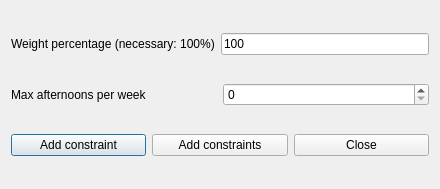
<?xml version="1.0" encoding="UTF-8"?>
<ui version="4.0">
 <class>AddConstraintTeachersMaxAfternoonsPerWeekForm_template</class>
 <widget class="QDialog" name="AddConstraintTeachersMaxAfternoonsPerWeekForm_template">
  <property name="geometry">
   <rect>
    <x>0</x>
    <y>0</y>
    <width>440</width>
    <height>189</height>
   </rect>
  </property>
  <property name="windowTitle">
   <string extracomment="This is the title of the dialog to add a new constraint of this type">Add teachers max afternoons per week</string>
  </property>
  <layout class="QGridLayout" name="gridLayout">
   <item row="0" column="0">
    <layout class="QHBoxLayout" name="horizontalLayout">
     <item>
      <widget class="QLabel" name="weightTextLabel">
       <property name="frameShape">
        <enum>QFrame::NoFrame</enum>
       </property>
       <property name="frameShadow">
        <enum>QFrame::Plain</enum>
       </property>
       <property name="text">
        <string>Weight percentage (necessary: 100%)</string>
       </property>
       <property name="wordWrap">
        <bool>false</bool>
       </property>
      </widget>
     </item>
     <item>
      <widget class="QLineEdit" name="weightLineEdit">
       <property name="text">
        <string notr="true">100</string>
       </property>
      </widget>
     </item>
    </layout>
   </item>
   <item row="1" column="0">
    <layout class="QHBoxLayout" name="horizontalLayout_2">
     <item>
      <widget class="QLabel" name="maxAfternoonsTextLabel">
       <property name="frameShape">
        <enum>QFrame::NoFrame</enum>
       </property>
       <property name="frameShadow">
        <enum>QFrame::Plain</enum>
       </property>
       <property name="text">
        <string>Max afternoons per week</string>
       </property>
       <property name="wordWrap">
        <bool>false</bool>
       </property>
      </widget>
     </item>
     <item>
      <widget class="QSpinBox" name="maxAfternoonsSpinBox"/>
     </item>
    </layout>
   </item>
   <item row="2" column="0">
    <layout class="QHBoxLayout" name="horizontalLayout_3">
     <item>
      <widget class="QPushButton" name="addConstraintPushButton">
       <property name="text">
        <string>Add constraint</string>
       </property>
      </widget>
     </item>
     <item>
      <widget class="QPushButton" name="addConstraintsPushButton">
       <property name="text">
        <string>Add constraints</string>
       </property>
      </widget>
     </item>
     <item>
      <widget class="QPushButton" name="closePushButton">
       <property name="text">
        <string>Close</string>
       </property>
      </widget>
     </item>
    </layout>
   </item>
  </layout>
 </widget>
 <layoutdefault spacing="6" margin="11"/>
 <resources/>
 <connections/>
</ui>
